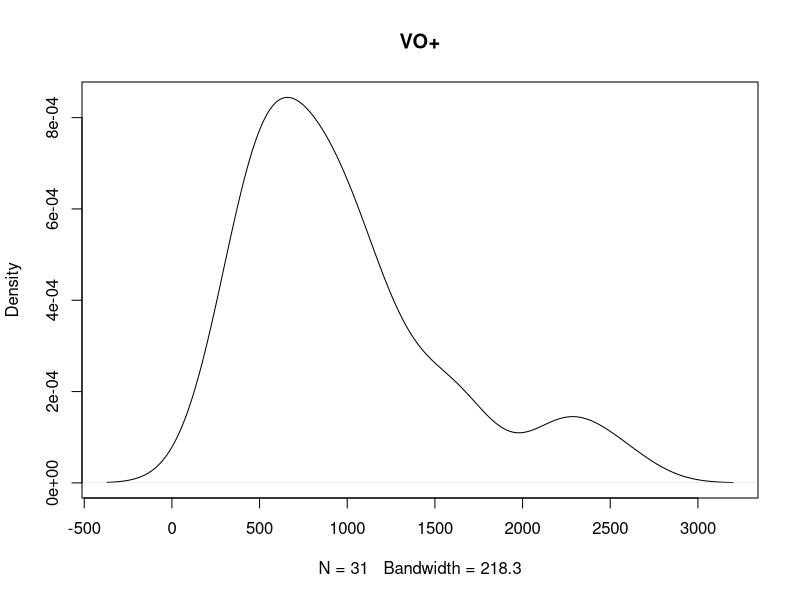
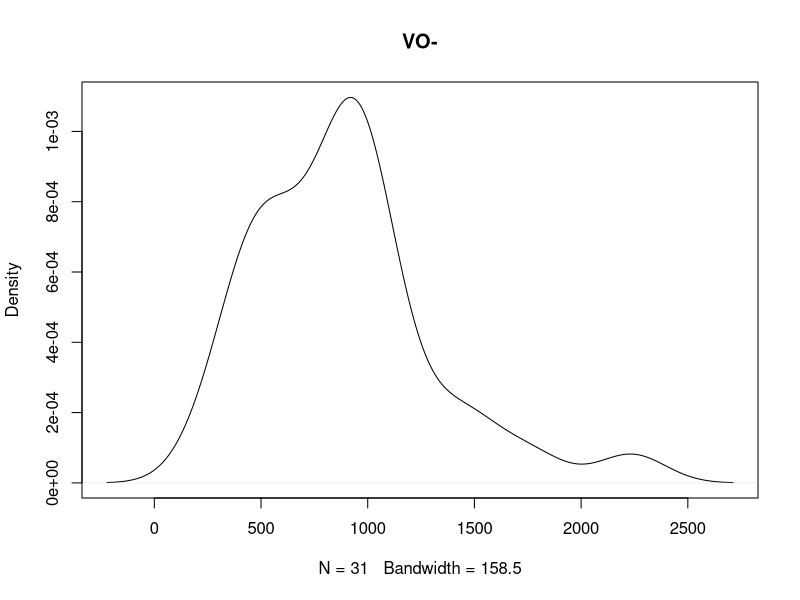
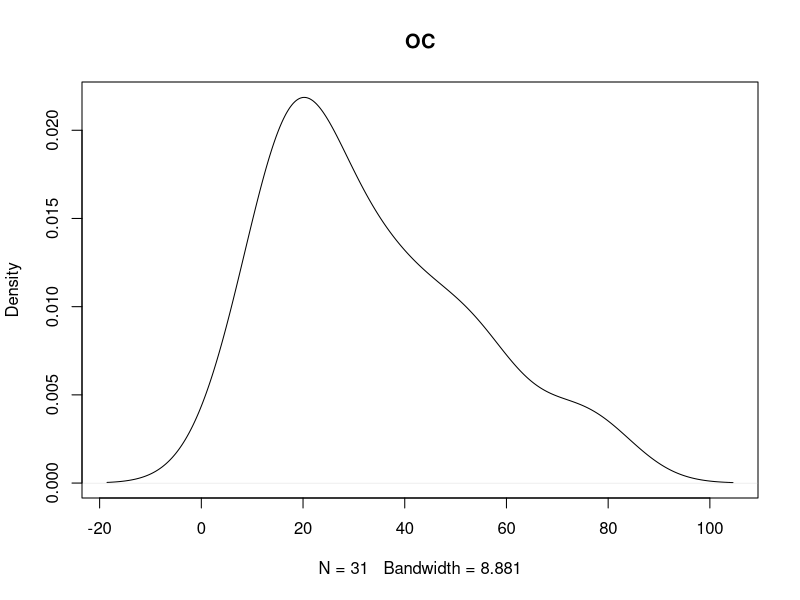
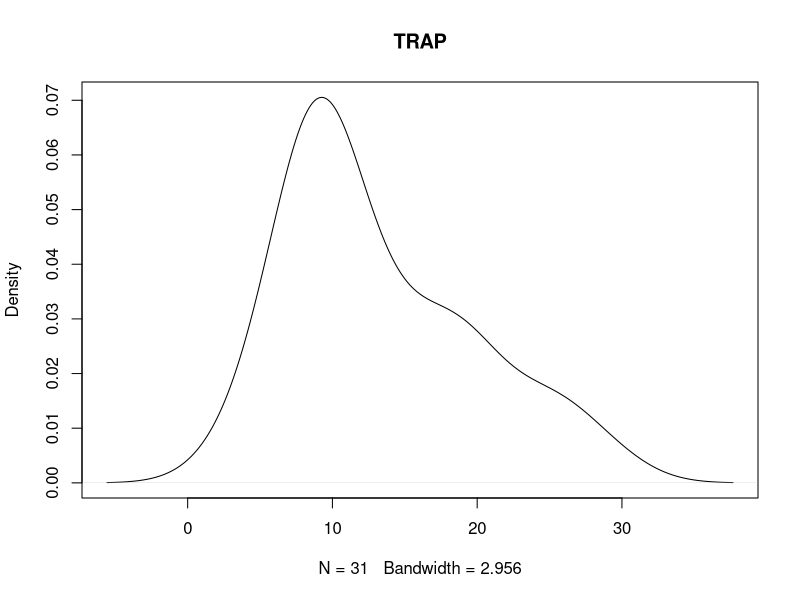

The R script that drew these images, in order:
## ---- chunk 1
library(readxl)
biomark <- read_excel("Biomark.xls")
## ---- chunk 2
plot(density(biomark$voplus), main = "VO+")
plot(density(biomark$vominus), main = "VO-")
plot(density(biomark$oc), main = "OC")
plot(density(biomark$trap), main = "TRAP")
## ---- chunk 3
mean_vo_p = mean(biomark$voplus)
sd_vo_p = sd(biomark$voplus)
mean_vo_m = mean(biomark$vominus)
sd_vo_m = sd(biomark$vominus)
mean_oc = mean(biomark$oc)
sd_oc = sd(biomark$oc)
mean_trap = mean(biomark$trap)
sd_trap = sd(biomark$trap)
